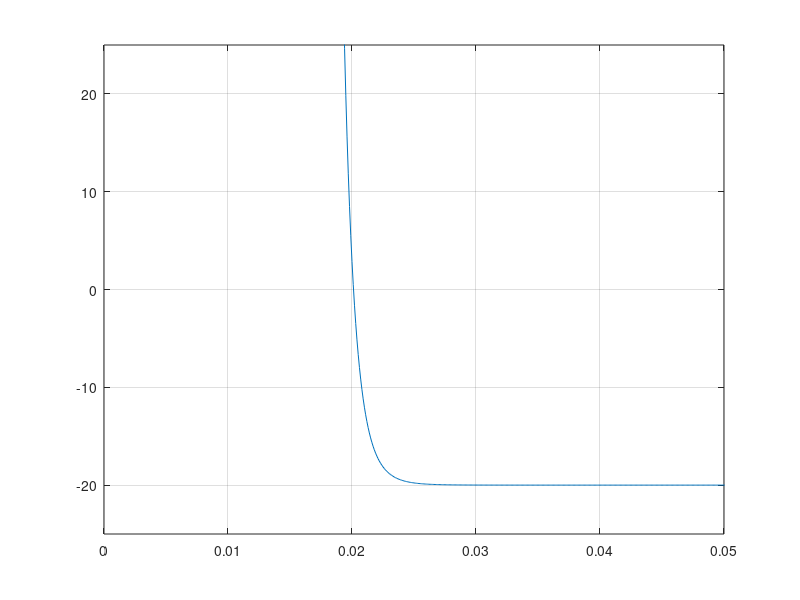

Write the MATLAB code that produced this figure.
% Michael Barile 
% name = (13 + 2)/100
% This file uses equation 4 to find Re, then uses equations...
% 1 and 2 to find V and D, and finally uses equation 3 as the error.

clear all
close all
clc

df = 0.0001;
f1_min = 0.0001;
f1_max = 1;

err0 = 10.01000;

f1 = f1_min:df:f1_max;

for i = 1:length(f1)
    re(i) = 2.51*10^(1/(2*sqrt(f1(i))))/sqrt(f1(i));
    v(i) = (100*pi/60)*(.00001655*re(i))^2;
    d(i) = sqrt(.6/(pi*v(i)));
    err(i) =  f1(i)*150*(v(i))^2/(d(i)*2*9.81) - 20;
    if abs(err(i)) <= err0
        err0 = abs(err(i));
    end
end

plot(f1,err)
axis([0 .05 -25 25])
grid





